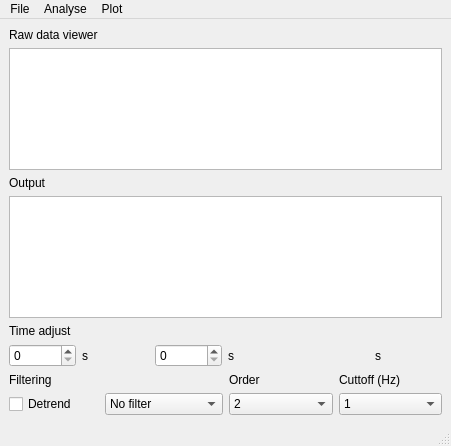
<?xml version="1.0" encoding="UTF-8"?>
<ui version="4.0">
 <class>MainWindow</class>
 <widget class="QMainWindow" name="MainWindow">
  <property name="geometry">
   <rect>
    <x>0</x>
    <y>0</y>
    <width>451</width>
    <height>446</height>
   </rect>
  </property>
  <property name="windowTitle">
   <string>Sway analysis toolkit (SwAT)</string>
  </property>
  <property name="windowIcon">
   <iconset>
    <normaloff>gibbon.jpg</normaloff>gibbon.jpg</iconset>
  </property>
  <widget class="QWidget" name="centralwidget">
   <layout class="QGridLayout" name="gridLayout" rowstretch="0,0,0,0,0" columnstretch="0,0">
    <item row="3" column="0">
     <layout class="QHBoxLayout" name="horizontalLayout_2">
      <item>
       <widget class="QLabel" name="filterLabel">
        <property name="text">
         <string>Filtering</string>
        </property>
       </widget>
      </item>
     </layout>
    </item>
    <item row="4" column="1">
     <layout class="QHBoxLayout" name="horizontalLayout_5">
      <item>
       <widget class="QComboBox" name="orderCombo">
        <item>
         <property name="text">
          <string>2</string>
         </property>
        </item>
        <item>
         <property name="text">
          <string>4</string>
         </property>
        </item>
        <item>
         <property name="text">
          <string>6</string>
         </property>
        </item>
       </widget>
      </item>
      <item>
       <widget class="QComboBox" name="cuttoffCombo">
        <item>
         <property name="text">
          <string>1</string>
         </property>
        </item>
        <item>
         <property name="text">
          <string>2</string>
         </property>
        </item>
        <item>
         <property name="text">
          <string>3</string>
         </property>
        </item>
        <item>
         <property name="text">
          <string>4</string>
         </property>
        </item>
        <item>
         <property name="text">
          <string>5</string>
         </property>
        </item>
        <item>
         <property name="text">
          <string>6</string>
         </property>
        </item>
        <item>
         <property name="text">
          <string>7</string>
         </property>
        </item>
        <item>
         <property name="text">
          <string>8</string>
         </property>
        </item>
        <item>
         <property name="text">
          <string>9</string>
         </property>
        </item>
        <item>
         <property name="text">
          <string>10</string>
         </property>
        </item>
        <item>
         <property name="text">
          <string>11</string>
         </property>
        </item>
        <item>
         <property name="text">
          <string>12</string>
         </property>
        </item>
        <item>
         <property name="text">
          <string>13</string>
         </property>
        </item>
        <item>
         <property name="text">
          <string>14</string>
         </property>
        </item>
        <item>
         <property name="text">
          <string>15</string>
         </property>
        </item>
        <item>
         <property name="text">
          <string>16</string>
         </property>
        </item>
        <item>
         <property name="text">
          <string>17</string>
         </property>
        </item>
        <item>
         <property name="text">
          <string>18</string>
         </property>
        </item>
        <item>
         <property name="text">
          <string>19</string>
         </property>
        </item>
        <item>
         <property name="text">
          <string>20</string>
         </property>
        </item>
        <item>
         <property name="text">
          <string>21</string>
         </property>
        </item>
        <item>
         <property name="text">
          <string>22</string>
         </property>
        </item>
        <item>
         <property name="text">
          <string>23</string>
         </property>
        </item>
        <item>
         <property name="text">
          <string>24</string>
         </property>
        </item>
        <item>
         <property name="text">
          <string>25</string>
         </property>
        </item>
        <item>
         <property name="text">
          <string>26</string>
         </property>
        </item>
        <item>
         <property name="text">
          <string>27</string>
         </property>
        </item>
        <item>
         <property name="text">
          <string>28</string>
         </property>
        </item>
        <item>
         <property name="text">
          <string>29</string>
         </property>
        </item>
        <item>
         <property name="text">
          <string>30</string>
         </property>
        </item>
       </widget>
      </item>
     </layout>
    </item>
    <item row="4" column="0">
     <layout class="QHBoxLayout" name="horizontalLayout_3">
      <item>
       <widget class="QCheckBox" name="detrend">
        <property name="text">
         <string>Detrend</string>
        </property>
       </widget>
      </item>
      <item>
       <widget class="QComboBox" name="filterCombo">
        <property name="sizePolicy">
         <sizepolicy hsizetype="Maximum" vsizetype="Fixed">
          <horstretch>20</horstretch>
          <verstretch>0</verstretch>
         </sizepolicy>
        </property>
        <item>
         <property name="text">
          <string>No filter</string>
         </property>
        </item>
        <item>
         <property name="text">
          <string>Butterworth filter</string>
         </property>
        </item>
       </widget>
      </item>
     </layout>
    </item>
    <item row="2" column="0" colspan="2">
     <layout class="QHBoxLayout" name="horizontalLayout">
      <item>
       <widget class="QSpinBox" name="minSpinBox"/>
      </item>
      <item>
       <widget class="QLabel" name="minSpinBoxSuffix">
        <property name="text">
         <string>s</string>
        </property>
       </widget>
      </item>
      <item>
       <layout class="QHBoxLayout" name="sliderField"/>
      </item>
      <item>
       <widget class="QSpinBox" name="maxSpinBox"/>
      </item>
      <item>
       <widget class="QLabel" name="maxSpinBoxSuffix">
        <property name="text">
         <string>s</string>
        </property>
       </widget>
      </item>
      <item>
       <widget class="QLabel" name="resultantLabel">
        <property name="text">
         <string/>
        </property>
       </widget>
      </item>
      <item>
       <widget class="QLabel" name="resultantSpinBoxSuffix">
        <property name="text">
         <string>s</string>
        </property>
       </widget>
      </item>
     </layout>
    </item>
    <item row="0" column="0" colspan="2">
     <layout class="QVBoxLayout" name="verticalLayout">
      <item>
       <widget class="QLabel" name="rawDataViewerLabel">
        <property name="text">
         <string>Raw data viewer</string>
        </property>
       </widget>
      </item>
      <item>
       <widget class="QTextBrowser" name="textBrowser"/>
      </item>
     </layout>
    </item>
    <item row="3" column="1">
     <layout class="QHBoxLayout" name="horizontalLayout_4">
      <item>
       <widget class="QLabel" name="orderLabel">
        <property name="text">
         <string>Order</string>
        </property>
       </widget>
      </item>
      <item>
       <widget class="QLabel" name="cuttoffLabel">
        <property name="text">
         <string>Cuttoff (Hz)</string>
        </property>
       </widget>
      </item>
     </layout>
    </item>
    <item row="1" column="0" colspan="2">
     <layout class="QVBoxLayout" name="verticalLayout_2">
      <item>
       <widget class="QLabel" name="outputLabel">
        <property name="text">
         <string>Output</string>
        </property>
       </widget>
      </item>
      <item>
       <widget class="QTextBrowser" name="textBrowser2"/>
      </item>
      <item>
       <widget class="QLabel" name="timeAdjustLabel">
        <property name="text">
         <string>Time adjust</string>
        </property>
       </widget>
      </item>
     </layout>
    </item>
   </layout>
   <zorder></zorder>
   <zorder></zorder>
   <zorder></zorder>
   <zorder></zorder>
  </widget>
  <widget class="QMenuBar" name="menubar">
   <property name="geometry">
    <rect>
     <x>0</x>
     <y>0</y>
     <width>451</width>
     <height>19</height>
    </rect>
   </property>
   <widget class="QMenu" name="menuFile">
    <property name="title">
     <string>File</string>
    </property>
    <addaction name="actionOpen_Ctrl_O"/>
    <addaction name="actionClose_Ctrl_Q"/>
   </widget>
   <widget class="QMenu" name="menuAnalyse">
    <property name="title">
     <string>Analyse</string>
    </property>
    <addaction name="actionBasic"/>
   </widget>
   <widget class="QMenu" name="menuPlotting">
    <property name="title">
     <string>Plot</string>
    </property>
    <addaction name="actionPlot"/>
   </widget>
   <addaction name="menuFile"/>
   <addaction name="menuAnalyse"/>
   <addaction name="menuPlotting"/>
  </widget>
  <widget class="QStatusBar" name="statusbar"/>
  <action name="actionOpen_Ctrl_O">
   <property name="text">
    <string>Open   </string>
   </property>
   <property name="shortcut">
    <string>Ctrl+O</string>
   </property>
  </action>
  <action name="actionClose_Ctrl_Q">
   <property name="text">
    <string>Close   </string>
   </property>
   <property name="shortcut">
    <string>Ctrl+Q</string>
   </property>
  </action>
  <action name="actionBasic">
   <property name="text">
    <string>Basic</string>
   </property>
  </action>
  <action name="actionPlot">
   <property name="text">
    <string>Plot builder</string>
   </property>
  </action>
 </widget>
 <resources/>
 <connections/>
</ui>
